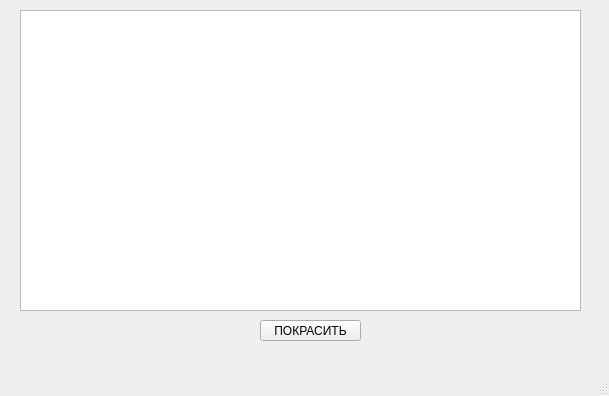
<?xml version="1.0" encoding="UTF-8"?>
<ui version="4.0">
 <class>MainWindow</class>
 <widget class="QMainWindow" name="MainWindow">
  <property name="geometry">
   <rect>
    <x>0</x>
    <y>0</y>
    <width>609</width>
    <height>396</height>
   </rect>
  </property>
  <property name="windowTitle">
   <string>MainWindow</string>
  </property>
  <widget class="QWidget" name="centralwidget">
   <widget class="QTableView" name="tableView">
    <property name="geometry">
     <rect>
      <x>20</x>
      <y>10</y>
      <width>561</width>
      <height>301</height>
     </rect>
    </property>
   </widget>
   <widget class="QPushButton" name="pushButton">
    <property name="geometry">
     <rect>
      <x>260</x>
      <y>320</y>
      <width>101</width>
      <height>21</height>
     </rect>
    </property>
    <property name="text">
     <string>ПОКРАСИТЬ</string>
    </property>
   </widget>
  </widget>
  <widget class="QMenuBar" name="menubar">
   <property name="geometry">
    <rect>
     <x>0</x>
     <y>0</y>
     <width>609</width>
     <height>21</height>
    </rect>
   </property>
  </widget>
  <widget class="QStatusBar" name="statusbar"/>
 </widget>
 <resources/>
 <connections/>
</ui>
